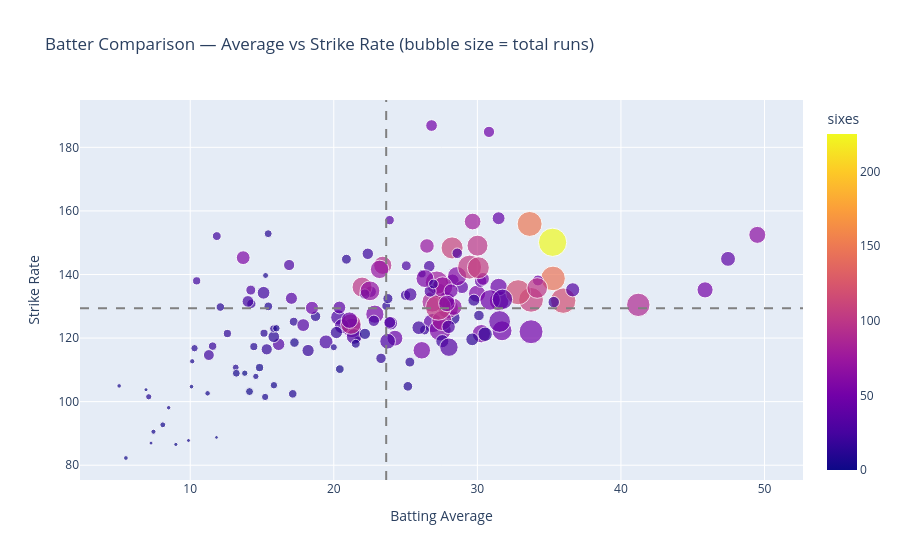

The notebook cell saved with this chart:
### Code cell
# Strike rate vs Average scatter
# Top right = elite (high average AND high strike rate)
# The dashed lines show the median — anyone above both lines is above average
fig = px.scatter(batter_stats, x="average", y="strike_rate",
                 hover_name="striker",
                 size="runs",
                 color="sixes",
                 title="Batter Comparison — Average vs Strike Rate (bubble size = total runs)",
                 labels={"average": "Batting Average", "strike_rate": "Strike Rate"})

fig.add_hline(y=batter_stats["strike_rate"].median(), line_dash="dash", line_color="gray")
fig.add_vline(x=batter_stats["average"].median(),     line_dash="dash", line_color="gray")

fig.show()

### Figure 1 — Plotly figure (JSON) as saved in the notebook; plotly's stock layout.template omitted (floating-point values rounded to 4 significant figures; data arrays with more than 128 entries replaced by an {"elided": "..."} marker saying what was removed)
{"data": [{"hovertemplate": "<b>%{hovertext}</b><br><br>Batting Average=%{x}<br>Strike Rate=%{y}<br>runs=%{marker.size}<br>sixes=%{marker.color}<extra></extra>", "hovertext": {"elided": "157 str values"}, "legendgroup": "", "marker": {"color": {"elided": "157 int values"}, "coloraxis": "coloraxis", "size": {"elided": "157 int values"}, "sizemode": "area", "sizeref": 10.22, "symbol": "circle"}, "mode": "markers", "name": "", "orientation": "v", "showlegend": false, "type": "scatter", "x": {"elided": "157 float values"}, "xaxis": "x", "y": {"elided": "157 float values"}, "yaxis": "y"}], "layout": {"coloraxis": {"colorbar": {"title": {"text": "sixes"}}, "colorscale": [[0, "#0d0887"], [0.1111, "#46039f"], [0.2222, "#7201a8"], [0.3333, "#9c179e"], [0.4444, "#bd3786"], [0.5556, "#d8576b"], [0.6667, "#ed7953"], [0.7778, "#fb9f3a"], [0.8889, "#fdca26"], [1, "#f0f921"]]}, "legend": {"itemsizing": "constant", "tracegroupgap": 0}, "shapes": [{"line": {"color": "gray", "dash": "dash"}, "type": "line", "x0": 0, "x1": 1, "xref": "x domain", "y0": 129.4, "y1": 129.4, "yref": "y"}, {"line": {"color": "gray", "dash": "dash"}, "type": "line", "x0": 23.65, "x1": 23.65, "xref": "x", "y0": 0, "y1": 1, "yref": "y domain"}], "title": {"text": "Batter Comparison — Average vs Strike Rate (bubble size = total runs)"}, "xaxis": {"anchor": "y", "domain": [0, 1], "title": {"text": "Batting Average"}}, "yaxis": {"anchor": "x", "domain": [0, 1], "title": {"text": "Strike Rate"}}}}
